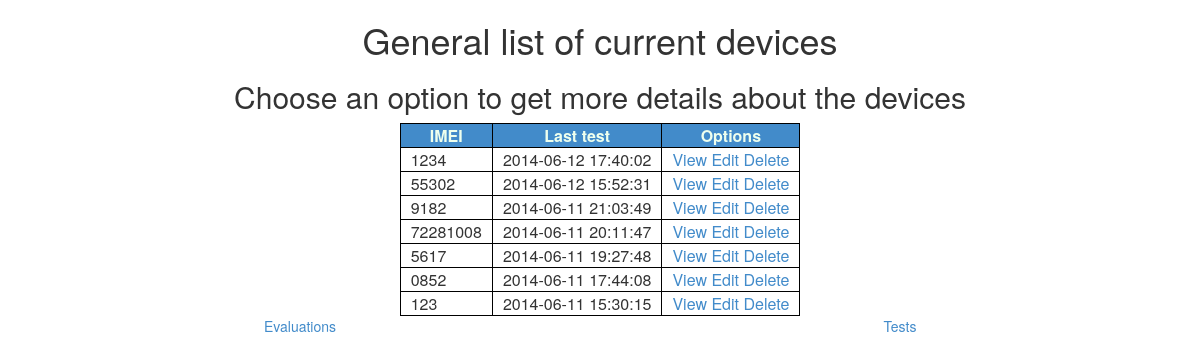
Page /admin/index.php on the earlier database version.
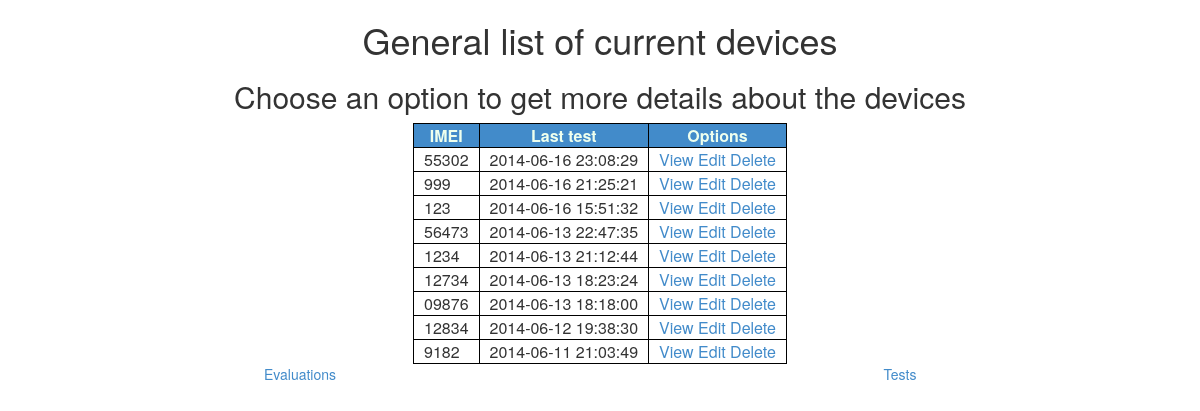
Same page on the later database version.
### tables this page shows
CREATE TABLE `devices` (
  `id_device` int(11) NOT NULL AUTO_INCREMENT,
  `name` varchar(45) DEFAULT NULL,
  `imei` varchar(30) DEFAULT NULL,
  `modelo` varchar(45) DEFAULT NULL,
  `marca` varchar(45) DEFAULT NULL,
  `last_use` timestamp NULL DEFAULT CURRENT_TIMESTAMP,
  PRIMARY KEY (`id_device`),
  UNIQUE KEY `iddevices_UNIQUE` (`id_device`),
  UNIQUE KEY `imei_UNIQUE` (`imei`)
);

### admin/index.php (the view, shortened to what this page needs)
<html>
    <head>
        <?php
        include '../template/_head.php';
        include '../db_info.php';
        ?>
        <link href="/mobile/admin/css/admin.css" rel="stylesheet" type="text/css" >
    </head>
    <body>
    <center>
        <table>
            <thead>
                <tr>
                    <th>IMEI</th>
                    <th>Last test</th>
                    <th>Options</th>
                </tr>
            </thead>
            <tbody>
            <h1>General list of current devices</h1>
            <h2>Choose an option to get more details about the devices</h2>
            <?php
            $link = mysqli_connect($hst, $usrnm, $psswrd, $schm) or die("Error " . mysqli_error($link));
            $query = "SELECT d.id_device ,d.imei as imei, d.last_use as last_use FROM devices d ORDER BY d.last_use DESC";
            $result = $link->query($query);
            while ($row = mysqli_fetch_array($result)) {
                ?>
                <tr>
                    <td>
                        <?php echo $row["imei"] ?>
                    </td>
                    <td>
                        <?php echo $row["last_use"] ?>
                    </td>
                    <td>
                        <a href="/mobile/admin/devices/view.php?imei=<?php echo $row["imei"]; ?>">View</a>
                        <a href="/mobile/admin/devices/edit.php?imei=<?php echo $row["imei"]; ?>">Edit</a>
                        <a href="#" onclick="if (confirm('Are you sure you want to delete this device?')) {
                                        deleteDevice(<?php echo $row["id_device"]; ?>);
                                    }" >Delete</a>
                    </td>
                </tr>
                <?php
            }
            ?>
            </tbody>
        </table>
        <span class='row'>
            <span class='col-xs-6'>
                <a href="evaluations/">Evaluations</a>
            </span>
            <span class='col-xs-6'>
                <a href="tests/">Tests</a>
            </span>
        </span>
    </center>
</body>
</html>

### template/_head.php (shortened to what this page needs)
<link href="/mobile/css/bootstrap.min.css" rel="stylesheet" />

### admin/css/admin.css (style rules this page uses)
table { border: 1px solid black; border-collapse: collapse; }
td, th, thead tr th, tbody tr td { border: 1px solid black; padding: 0 10px; }
thead tr th { background-color: #428BCA; color: #efe; text-align: center; }

Differences in the rows shown:
removed devices: imei "72281008", last_use "2014-06-11 20:11:47"
removed devices: imei "5617", last_use "2014-06-11 19:27:48"
removed devices: imei "0852", last_use "2014-06-11 17:44:08"
changed devices (number 1 of 9 on the later page): last_use "2014-06-12 15:52:31" → "2014-06-16 23:08:29"; moves up the list
added devices: imei "999", last_use "2014-06-16 21:25:21"
changed devices (number 3 of 9 on the later page): last_use "2014-06-11 15:30:15" → "2014-06-16 15:51:32"; moves up the list
added devices: imei "56473", last_use "2014-06-13 22:47:35"
changed devices (number 5 of 9 on the later page): last_use "2014-06-12 17:40:02" → "2014-06-13 21:12:44"
added devices: imei "12734", last_use "2014-06-13 18:23:24"
added devices: imei "09876", last_use "2014-06-13 18:18:00"
added devices: imei "12834", last_use "2014-06-12 19:38:30"
